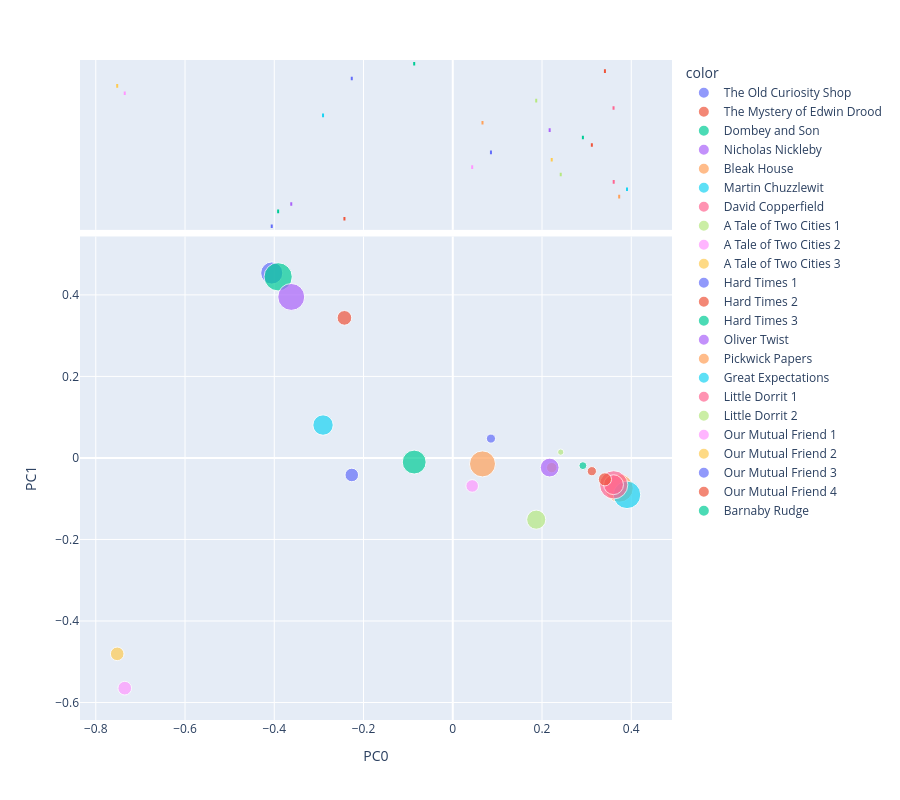

Notebook source saved alongside this figure:
### Code cell
vis_pcs(DCM, 0, 1)

### Figure 1 — Plotly figure (JSON) as saved in the notebook; plotly's stock layout.template omitted (floating-point values rounded to 4 significant figures)
{"data": [{"hovertemplate": "<b>%{hovertext}</b><br><br>color=The Old Curiosity Shop<br>PC0=%{x}<br>PC1=%{y}<br>size=%{marker.size}<extra></extra>", "hovertext": ["The Old Curiosity ShopCharles Dickens"], "legendgroup": "The Old Curiosity Shop", "marker": {"color": "#636efa", "size": [218729], "sizemode": "area", "sizeref": 894.5, "symbol": "circle"}, "mode": "markers", "name": "The Old Curiosity Shop", "orientation": "v", "showlegend": true, "type": "scatter", "x": [-0.4057], "xaxis": "x", "y": [0.4537], "yaxis": "y"}, {"alignmentgroup": "True", "hovertemplate": "<b>%{hovertext}</b><br><br>color=The Old Curiosity Shop<br>PC0=%{x}<extra></extra>", "hovertext": ["The Old Curiosity ShopCharles Dickens"], "legendgroup": "The Old Curiosity Shop", "marker": {"color": "#636efa", "symbol": "circle"}, "name": "The Old Curiosity Shop", "notched": true, "offsetgroup": "The Old Curiosity Shop", "showlegend": false, "type": "box", "x": [-0.4057], "xaxis": "x2", "yaxis": "y2"}, {"hovertemplate": "<b>%{hovertext}</b><br><br>color=The Mystery of Edwin Drood<br>PC0=%{x}<br>PC1=%{y}<br>size=%{marker.size}<extra></extra>", "hovertext": ["The Mystery of Edwin DroodCharles Dickens"], "legendgroup": "The Mystery of Edwin Drood", "marker": {"color": "#EF553B", "size": [96436], "sizemode": "area", "sizeref": 894.5, "symbol": "circle"}, "mode": "markers", "name": "The Mystery of Edwin Drood", "orientation": "v", "showlegend": true, "type": "scatter", "x": [-0.2428], "xaxis": "x", "y": [0.3436], "yaxis": "y"}, {"alignmentgroup": "True", "hovertemplate": "<b>%{hovertext}</b><br><br>color=The Mystery of Edwin Drood<br>PC0=%{x}<extra></extra>", "hovertext": ["The Mystery of Edwin DroodCharles Dickens"], "legendgroup": "The Mystery of Edwin Drood", "marker": {"color": "#EF553B", "symbol": "circle"}, "name": "The Mystery of Edwin Drood", "notched": true, "offsetgroup": "The Mystery of Edwin Drood", "showlegend": false, "type": "box", "x": [-0.2428], "xaxis": "x2", "yaxis": "y2"}, {"hovertemplate": "<b>%{hovertext}</b><br><br>color=Dombey and Son<br>PC0=%{x}<br>PC1=%{y}<br>size=%{marker.size}<extra></extra>", "hovertext": ["Dombey and SonCharles Dickens"], "legendgroup": "Dombey and Son", "marker": {"color": "#00cc96", "size": [356587], "sizemode": "area", "sizeref": 894.5, "symbol": "circle"}, "mode": "markers", "name": "Dombey and Son", "orientation": "v", "showlegend": true, "type": "scatter", "x": [-0.3913], "xaxis": "x", "y": [0.4443], "yaxis": "y"}, {"alignmentgroup": "True", "hovertemplate": "<b>%{hovertext}</b><br><br>color=Dombey and Son<br>PC0=%{x}<extra></extra>", "hovertext": ["Dombey and SonCharles Dickens"], "legendgroup": "Dombey and Son", "marker": {"color": "#00cc96", "symbol": "circle"}, "name": "Dombey and Son", "notched": true, "offsetgroup": "Dombey and Son", "showlegend": false, "type": "box", "x": [-0.3913], "xaxis": "x2", "yaxis": "y2"}, {"hovertemplate": "<b>%{hovertext}</b><br><br>color=Nicholas Nickleby<br>PC0=%{x}<br>PC1=%{y}<br>size=%{marker.size}<extra></extra>", "hovertext": ["Nicholas NicklebyCharles Dickens"], "legendgroup": "Nicholas Nickleby", "marker": {"color": "#ab63fa", "size": [324259], "sizemode": "area", "sizeref": 894.5, "symbol": "circle"}, "mode": "markers", "name": "Nicholas Nickleby", "orientation": "v", "showlegend": true, "type": "scatter", "x": [-0.362], "xaxis": "x", "y": [0.395], "yaxis": "y"}, {"alignmentgroup": "True", "hovertemplate": "<b>%{hovertext}</b><br><br>color=Nicholas Nickleby<br>PC0=%{x}<extra></extra>", "hovertext": ["Nicholas NicklebyCharles Dickens"], "legendgroup": "Nicholas Nickleby", "marker": {"color": "#ab63fa", "symbol": "circle"}, "name": "Nicholas Nickleby", "notched": true, "offsetgroup": "Nicholas Nickleby", "showlegend": false, "type": "box", "x": [-0.362], "xaxis": "x2", "yaxis": "y2"}, {"hovertemplate": "<b>%{hovertext}</b><br><br>color=Bleak House<br>PC0=%{x}<br>PC1=%{y}<br>size=%{marker.size}<extra></extra>", "hovertext": ["Bleak HouseCharles Dickens"], "legendgroup": "Bleak House", "marker": {"color": "#FFA15A", "size": [354643], "sizemode": "area", "sizeref": 894.5, "symbol": "circle"}, "mode": "markers", "name": "Bleak House", "orientation": "v", "showlegend": true, "type": "scatter", "x": [0.373], "xaxis": "x", "y": [-0.07406], "yaxis": "y"}, {"alignmentgroup": "True", "hovertemplate": "<b>%{hovertext}</b><br><br>color=Bleak House<br>PC0=%{x}<extra></extra>", "hovertext": ["Bleak HouseCharles Dickens"], "legendgroup": "Bleak House", "marker": {"color": "#FFA15A", "symbol": "circle"}, "name": "Bleak House", "notched": true, "offsetgroup": "Bleak House", "showlegend": false, "type": "box", "x": [0.373], "xaxis": "x2", "yaxis": "y2"}, {"hovertemplate": "<b>%{hovertext}</b><br><br>color=Martin Chuzzlewit<br>PC0=%{x}<br>PC1=%{y}<br>size=%{marker.size}<extra></extra>", "hovertext": ["Martin ChuzzlewitCharles Dickens"], "legendgroup": "Martin Chuzzlewit", "marker": {"color": "#19d3f3", "size": [338838], "sizemode": "area", "sizeref": 894.5, "symbol": "circle"}, "mode": "markers", "name": "Martin Chuzzlewit", "orientation": "v", "showlegend": true, "type": "scatter", "x": [0.3905], "xaxis": "x", "y": [-0.09054], "yaxis": "y"}, {"alignmentgroup": "True", "hovertemplate": "<b>%{hovertext}</b><br><br>color=Martin Chuzzlewit<br>PC0=%{x}<extra></extra>", "hovertext": ["Martin ChuzzlewitCharles Dickens"], "legendgroup": "Martin Chuzzlewit", "marker": {"color": "#19d3f3", "symbol": "circle"}, "name": "Martin Chuzzlewit", "notched": true, "offsetgroup": "Martin Chuzzlewit", "showlegend": false, "type": "box", "x": [0.3905], "xaxis": "x2", "yaxis": "y2"}, {"hovertemplate": "<b>%{hovertext}</b><br><br>color=David Copperfield<br>PC0=%{x}<br>PC1=%{y}<br>size=%{marker.size}<extra></extra>", "hovertext": ["David CopperfieldCharles Dickens"], "legendgroup": "David Copperfield", "marker": {"color": "#FF6692", "size": [357805], "sizemode": "area", "sizeref": 894.5, "symbol": "circle"}, "mode": "markers", "name": "David Copperfield", "orientation": "v", "showlegend": true, "type": "scatter", "x": [0.3606], "xaxis": "x", "y": [-0.06594], "yaxis": "y"}, {"alignmentgroup": "True", "hovertemplate": "<b>%{hovertext}</b><br><br>color=David Copperfield<br>PC0=%{x}<extra></extra>", "hovertext": ["David CopperfieldCharles Dickens"], "legendgroup": "David Copperfield", "marker": {"color": "#FF6692", "symbol": "circle"}, "name": "David Copperfield", "notched": true, "offsetgroup": "David Copperfield", "showlegend": false, "type": "box", "x": [0.3606], "xaxis": "x2", "yaxis": "y2"}, {"hovertemplate": "<b>%{hovertext}</b><br><br>color=A Tale of Two Cities 1<br>PC0=%{x}<br>PC1=%{y}<br>size=%{marker.size}<extra></extra>", "hovertext": ["A Tale of Two Cities 1Charles Dickens"], "legendgroup": "A Tale of Two Cities 1", "marker": {"color": "#B6E880", "size": [17520], "sizemode": "area", "sizeref": 894.5, "symbol": "circle"}, "mode": "markers", "name": "A Tale of Two Cities 1", "orientation": "v", "showlegend": true, "type": "scatter", "x": [0.2419], "xaxis": "x", "y": [0.01424], "yaxis": "y"}, {"alignmentgroup": "True", "hovertemplate": "<b>%{hovertext}</b><br><br>color=A Tale of Two Cities 1<br>PC0=%{x}<extra></extra>", "hovertext": ["A Tale of Two Cities 1Charles Dickens"], "legendgroup": "A Tale of Two Cities 1", "marker": {"color": "#B6E880", "symbol": "circle"}, "name": "A Tale of Two Cities 1", "notched": true, "offsetgroup": "A Tale of Two Cities 1", "showlegend": false, "type": "box", "x": [0.2419], "xaxis": "x2", "yaxis": "y2"}, {"hovertemplate": "<b>%{hovertext}</b><br><br>color=A Tale of Two Cities 2<br>PC0=%{x}<br>PC1=%{y}<br>size=%{marker.size}<extra></extra>", "hovertext": ["A Tale of Two Cities 2Charles Dickens"], "legendgroup": "A Tale of Two Cities 2", "marker": {"color": "#FF97FF", "size": [70973], "sizemode": "area", "sizeref": 894.5, "symbol": "circle"}, "mode": "markers", "name": "A Tale of Two Cities 2", "orientation": "v", "showlegend": true, "type": "scatter", "x": [0.04352], "xaxis": "x", "y": [-0.06867], "yaxis": "y"}, {"alignmentgroup": "True", "hovertemplate": "<b>%{hovertext}</b><br><br>color=A Tale of Two Cities 2<br>PC0=%{x}<extra></extra>", "hovertext": ["A Tale of Two Cities 2Charles Dickens"], "legendgroup": "A Tale of Two Cities 2", "marker": {"color": "#FF97FF", "symbol": "circle"}, "name": "A Tale of Two Cities 2", "notched": true, "offsetgroup": "A Tale of Two Cities 2", "showlegend": false, "type": "box", "x": [0.04352], "xaxis": "x2", "yaxis": "y2"}, {"hovertemplate": "<b>%{hovertext}</b><br><br>color=A Tale of Two Cities 3<br>PC0=%{x}<br>PC1=%{y}<br>size=%{marker.size}<extra></extra>", "hovertext": ["A Tale of Two Cities 3Charles Dickens"], "legendgroup": "A Tale of Two Cities 3", "marker": {"color": "#FECB52", "size": [48583], "sizemode": "area", "sizeref": 894.5, "symbol": "circle"}, "mode": "markers", "name": "A Tale of Two Cities 3", "orientation": "v", "showlegend": true, "type": "scatter", "x": [0.2218], "xaxis": "x", "y": [-0.02371], "yaxis": "y"}, {"alignmentgroup": "True", "hovertemplate": "<b>%{hovertext}</b><br><br>color=A Tale of Two Cities 3<br>PC0=%{x}<extra></extra>", "hovertext": ["A Tale of Two Cities 3Charles Dickens"], "legendgroup": "A Tale of Two Cities 3", "marker": {"color": "#FECB52", "symbol": "circle"}, "name": "A Tale of Two Cities 3", "notched": true, "offsetgroup": "A Tale of Two Cities 3", "showlegend": false, "type": "box", "x": [0.2218], "xaxis": "x2", "yaxis": "y2"}, {"hovertemplate": "<b>%{hovertext}</b><br><br>color=Hard Times 1<br>PC0=%{x}<br>PC1=%{y}<br>size=%{marker.size}<extra></extra>", "hovertext": ["Hard Times 1Charles Dickens"], "legendgroup": "Hard Times 1", "marker": {"color": "#636efa", "size": [37258], "sizemode": "area", "sizeref": 894.5, "symbol": "circle"}, "mode": "markers", "name": "Hard Times 1", "orientation": "v", "showlegend": true, "type": "scatter", "x": [0.08556], "xaxis": "x", "y": [0.04749], "yaxis": "y"}, {"alignmentgroup": "True", "hovertemplate": "<b>%{hovertext}</b><br><br>color=Hard Times 1<br>PC0=%{x}<extra></extra>", "hovertext": ["Hard Times 1Charles Dickens"], "legendgroup": "Hard Times 1", "marker": {"color": "#636efa", "symbol": "circle"}, "name": "Hard Times 1", "notched": true, "offsetgroup": "Hard Times 1", "showlegend": false, "type": "box", "x": [0.08556], "xaxis": "x2", "yaxis": "y2"}, {"hovertemplate": "<b>%{hovertext}</b><br><br>color=Hard Times 2<br>PC0=%{x}<br>PC1=%{y}<br>size=%{marker.size}<extra></extra>", "hovertext": ["Hard Times 2Charles Dickens"], "legendgroup": "Hard Times 2", "marker": {"color": "#EF553B", "size": [38341], "sizemode": "area", "sizeref": 894.5, "symbol": "circle"}, "mode": "markers", "name": "Hard Times 2", "orientation": "v", "showlegend": true, "type": "scatter", "x": [0.3117], "xaxis": "x", "y": [-0.03251], "yaxis": "y"}, {"alignmentgroup": "True", "hovertemplate": "<b>%{hovertext}</b><br><br>color=Hard Times 2<br>PC0=%{x}<extra></extra>", "hovertext": ["Hard Times 2Charles Dickens"], "legendgroup": "Hard Times 2", "marker": {"color": "#EF553B", "symbol": "circle"}, "name": "Hard Times 2", "notched": true, "offsetgroup": "Hard Times 2", "showlegend": false, "type": "box", "x": [0.3117], "xaxis": "x2", "yaxis": "y2"}, {"hovertemplate": "<b>%{hovertext}</b><br><br>color=Hard Times 3<br>PC0=%{x}<br>PC1=%{y}<br>size=%{marker.size}<extra></extra>", "hovertext": ["Hard Times 3Charles Dickens"], "legendgroup": "Hard Times 3", "marker": {"color": "#00cc96", "size": [27898], "sizemode": "area", "sizeref": 894.5, "symbol": "circle"}, "mode": "markers", "name": "Hard Times 3", "orientation": "v", "showlegend": true, "type": "scatter", "x": [0.2916], "xaxis": "x", "y": [-0.0189], "yaxis": "y"}, {"alignmentgroup": "True", "hovertemplate": "<b>%{hovertext}</b><br><br>color=Hard Times 3<br>PC0=%{x}<extra></extra>", "hovertext": ["Hard Times 3Charles Dickens"], "legendgroup": "Hard Times 3", "marker": {"color": "#00cc96", "symbol": "circle"}, "name": "Hard Times 3", "notched": true, "offsetgroup": "Hard Times 3", "showlegend": false, "type": "box", "x": [0.2916], "xaxis": "x2", "yaxis": "y2"}, {"hovertemplate": "<b>%{hovertext}</b><br><br>color=Oliver Twist<br>PC0=%{x}<br>PC1=%{y}<br>size=%{marker.size}<extra></extra>", "hovertext": ["Oliver TwistCharles Dickens"], "legendgroup": "Oliver Twist", "marker": {"color": "#ab63fa", "size": [158285], "sizemode": "area", "sizeref": 894.5, "symbol": "circle"}, "mode": "markers", "name": "Oliver Twist", "orientation": "v", "showlegend": true, "type": "scatter", "x": [0.2171], "xaxis": "x", "y": [-0.02358], "yaxis": "y"}, {"alignmentgroup": "True", "hovertemplate": "<b>%{hovertext}</b><br><br>color=Oliver Twist<br>PC0=%{x}<extra></extra>", "hovertext": ["Oliver TwistCharles Dickens"], "legendgroup": "Oliver Twist", "marker": {"color": "#ab63fa", "symbol": "circle"}, "name": "Oliver Twist", "notched": true, "offsetgroup": "Oliver Twist", "showlegend": false, "type": "box", "x": [0.2171], "xaxis": "x2", "yaxis": "y2"}, {"hovertemplate": "<b>%{hovertext}</b><br><br>color=Pickwick Papers<br>PC0=%{x}<br>PC1=%{y}<br>size=%{marker.size}<extra></extra>", "hovertext": ["Pickwick PapersCharles Dickens"], "legendgroup": "Pickwick Papers", "marker": {"color": "#FFA15A", "size": [302611], "sizemode": "area", "sizeref": 894.5, "symbol": "circle"}, "mode": "markers", "name": "Pickwick Papers", "orientation": "v", "showlegend": true, "type": "scatter", "x": [0.06661], "xaxis": "x", "y": [-0.01459], "yaxis": "y"}, {"alignmentgroup": "True", "hovertemplate": "<b>%{hovertext}</b><br><br>color=Pickwick Papers<br>PC0=%{x}<extra></extra>", "hovertext": ["Pickwick PapersCharles Dickens"], "legendgroup": "Pickwick Papers", "marker": {"color": "#FFA15A", "symbol": "circle"}, "name": "Pickwick Papers", "notched": true, "offsetgroup": "Pickwick Papers", "showlegend": false, "type": "box", "x": [0.06661], "xaxis": "x2", "yaxis": "y2"}, {"hovertemplate": "<b>%{hovertext}</b><br><br>color=Great Expectations<br>PC0=%{x}<br>PC1=%{y}<br>size=%{marker.size}<extra></extra>", "hovertext": ["Great ExpectationsCharles Dickens"], "legendgroup": "Great Expectations", "marker": {"color": "#19d3f3", "size": [186085], "sizemode": "area", "sizeref": 894.5, "symbol": "circle"}, "mode": "markers", "name": "Great Expectations", "orientation": "v", "showlegend": true, "type": "scatter", "x": [-0.2907], "xaxis": "x", "y": [0.08071], "yaxis": "y"}, {"alignmentgroup": "True", "hovertemplate": "<b>%{hovertext}</b><br><br>color=Great Expectations<br>PC0=%{x}<extra></extra>", "hovertext": ["Great ExpectationsCharles Dickens"], "legendgroup": "Great Expectations", "marker": {"color": "#19d3f3", "symbol": "circle"}, "name": "Great Expectations", "notched": true, "offsetgroup": "Great Expectations", "showlegend": false, "type": "box", "x": [-0.2907], "xaxis": "x2", "yaxis": "y2"}, {"hovertemplate": "<b>%{hovertext}</b><br><br>color=Little Dorrit 1<br>PC0=%{x}<br>PC1=%{y}<br>size=%{marker.size}<extra></extra>", "hovertext": ["Little Dorrit 1Charles Dickens"], "legendgroup": "Little Dorrit 1", "marker": {"color": "#FF6692", "size": [176354], "sizemode": "area", "sizeref": 894.5, "symbol": "circle"}, "mode": "markers", "name": "Little Dorrit 1", "orientation": "v", "showlegend": true, "type": "scatter", "x": [0.3603], "xaxis": "x", "y": [-0.06557], "yaxis": "y"}, {"alignmentgroup": "True", "hovertemplate": "<b>%{hovertext}</b><br><br>color=Little Dorrit 1<br>PC0=%{x}<extra></extra>", "hovertext": ["Little Dorrit 1Charles Dickens"], "legendgroup": "Little Dorrit 1", "marker": {"color": "#FF6692", "symbol": "circle"}, "name": "Little Dorrit 1", "notched": true, "offsetgroup": "Little Dorrit 1", "showlegend": false, "type": "box", "x": [0.3603], "xaxis": "x2", "yaxis": "y2"}, {"hovertemplate": "<b>%{hovertext}</b><br><br>color=Little Dorrit 2<br>PC0=%{x}<br>PC1=%{y}<br>size=%{marker.size}<extra></extra>", "hovertext": ["Little Dorrit 2Charles Dickens"], "legendgroup": "Little Dorrit 2", "marker": {"color": "#B6E880", "size": [163900], "sizemode": "area", "sizeref": 894.5, "symbol": "circle"}, "mode": "markers", "name": "Little Dorrit 2", "orientation": "v", "showlegend": true, "type": "scatter", "x": [0.187], "xaxis": "x", "y": [-0.1514], "yaxis": "y"}, {"alignmentgroup": "True", "hovertemplate": "<b>%{hovertext}</b><br><br>color=Little Dorrit 2<br>PC0=%{x}<extra></extra>", "hovertext": ["Little Dorrit 2Charles Dickens"], "legendgroup": "Little Dorrit 2", "marker": {"color": "#B6E880", "symbol": "circle"}, "name": "Little Dorrit 2", "notched": true, "offsetgroup": "Little Dorrit 2", "showlegend": false, "type": "box", "x": [0.187], "xaxis": "x2", "yaxis": "y2"}, {"hovertemplate": "<b>%{hovertext}</b><br><br>color=Our Mutual Friend 1<br>PC0=%{x}<br>PC1=%{y}<br>size=%{marker.size}<extra></extra>", "hovertext": ["Our Mutual Friend 1Charles Dickens"], "legendgroup": "Our Mutual Friend 1", "marker": {"color": "#FF97FF", "size": [83928], "sizemode": "area", "sizeref": 894.5, "symbol": "circle"}, "mode": "markers", "name": "Our Mutual Friend 1", "orientation": "v", "showlegend": true, "type": "scatter", "x": [-0.7351], "xaxis": "x", "y": [-0.5648], "yaxis": "y"}, {"alignmentgroup": "True", "hovertemplate": "<b>%{hovertext}</b><br><br>color=Our Mutual Friend 1<br>PC0=%{x}<extra></extra>", "hovertext": ["Our Mutual Friend 1Charles Dickens"], "legendgroup": "Our Mutual Friend 1", "marker": {"color": "#FF97FF", "symbol": "circle"}, "name": "Our Mutual Friend 1", "notched": true, "offsetgroup": "Our Mutual Friend 1", "showlegend": false, "type": "box", "x": [-0.7351], "xaxis": "x2", "yaxis": "y2"}, {"hovertemplate": "<b>%{hovertext}</b><br><br>color=Our Mutual Friend 2<br>PC0=%{x}<br>PC1=%{y}<br>size=%{marker.size}<extra></extra>", "hovertext": ["Our Mutual Friend 2Charles Dickens"], "legendgroup": "Our Mutual Friend 2", "marker": {"color": "#FECB52", "size": [82882], "sizemode": "area", "sizeref": 894.5, "symbol": "circle"}, "mode": "markers", "name": "Our Mutual Friend 2", "orientation": "v", "showlegend": true, "type": "scatter", "x": [-0.752], "xaxis": "x", "y": [-0.4806], "yaxis": "y"}, {"alignmentgroup": "True", "hovertemplate": "<b>%{hovertext}</b><br><br>color=Our Mutual Friend 2<br>PC0=%{x}<extra></extra>", "hovertext": ["Our Mutual Friend 2Charles Dickens"], "legendgroup": "Our Mutual Friend 2", "marker": {"color": "#FECB52", "symbol": "circle"}, "name": "Our Mutual Friend 2", "notched": true, "offsetgroup": "Our Mutual Friend 2", "showlegend": false, "type": "box", "x": [-0.752], "xaxis": "x2", "yaxis": "y2"}, {"hovertemplate": "<b>%{hovertext}</b><br><br>color=Our Mutual Friend 3<br>PC0=%{x}<br>PC1=%{y}<br>size=%{marker.size}<extra></extra>", "hovertext": ["Our Mutual Friend 3Charles Dickens"], "legendgroup": "Our Mutual Friend 3", "marker": {"color": "#636efa", "size": [82574], "sizemode": "area", "sizeref": 894.5, "symbol": "circle"}, "mode": "markers", "name": "Our Mutual Friend 3", "orientation": "v", "showlegend": true, "type": "scatter", "x": [-0.2263], "xaxis": "x", "y": [-0.04173], "yaxis": "y"}, {"alignmentgroup": "True", "hovertemplate": "<b>%{hovertext}</b><br><br>color=Our Mutual Friend 3<br>PC0=%{x}<extra></extra>", "hovertext": ["Our Mutual Friend 3Charles Dickens"], "legendgroup": "Our Mutual Friend 3", "marker": {"color": "#636efa", "symbol": "circle"}, "name": "Our Mutual Friend 3", "notched": true, "offsetgroup": "Our Mutual Friend 3", "showlegend": false, "type": "box", "x": [-0.2263], "xaxis": "x2", "yaxis": "y2"}, {"hovertemplate": "<b>%{hovertext}</b><br><br>color=Our Mutual Friend 4<br>PC0=%{x}<br>PC1=%{y}<br>size=%{marker.size}<extra></extra>", "hovertext": ["Our Mutual Friend 4Charles Dickens"], "legendgroup": "Our Mutual Friend 4", "marker": {"color": "#EF553B", "size": [77491], "sizemode": "area", "sizeref": 894.5, "symbol": "circle"}, "mode": "markers", "name": "Our Mutual Friend 4", "orientation": "v", "showlegend": true, "type": "scatter", "x": [0.341], "xaxis": "x", "y": [-0.05246], "yaxis": "y"}, {"alignmentgroup": "True", "hovertemplate": "<b>%{hovertext}</b><br><br>color=Our Mutual Friend 4<br>PC0=%{x}<extra></extra>", "hovertext": ["Our Mutual Friend 4Charles Dickens"], "legendgroup": "Our Mutual Friend 4", "marker": {"color": "#EF553B", "symbol": "circle"}, "name": "Our Mutual Friend 4", "notched": true, "offsetgroup": "Our Mutual Friend 4", "showlegend": false, "type": "box", "x": [0.341], "xaxis": "x2", "yaxis": "y2"}, {"hovertemplate": "<b>%{hovertext}</b><br><br>color=Barnaby Rudge<br>PC0=%{x}<br>PC1=%{y}<br>size=%{marker.size}<extra></extra>", "hovertext": ["Barnaby RudgeCharles Dickens"], "legendgroup": "Barnaby Rudge", "marker": {"color": "#00cc96", "size": [255395], "sizemode": "area", "sizeref": 894.5, "symbol": "circle"}, "mode": "markers", "name": "Barnaby Rudge", "orientation": "v", "showlegend": true, "type": "scatter", "x": [-0.08642], "xaxis": "x", "y": [-0.0101], "yaxis": "y"}, {"alignmentgroup": "True", "hovertemplate": "<b>%{hovertext}</b><br><br>color=Barnaby Rudge<br>PC0=%{x}<extra></extra>", "hovertext": ["Barnaby RudgeCharles Dickens"], "legendgroup": "Barnaby Rudge", "marker": {"color": "#00cc96", "symbol": "circle"}, "name": "Barnaby Rudge", "notched": true, "offsetgroup": "Barnaby Rudge", "showlegend": false, "type": "box", "x": [-0.08642], "xaxis": "x2", "yaxis": "y2"}], "layout": {"height": 800, "legend": {"itemsizing": "constant", "title": {"text": "color"}, "tracegroupgap": 0}, "margin": {"t": 60}, "xaxis": {"anchor": "y", "domain": [0, 1], "title": {"text": "PC0"}}, "xaxis2": {"anchor": "y2", "domain": [0, 1], "matches": "x", "showgrid": true, "showticklabels": false}, "yaxis": {"anchor": "x", "domain": [0, 0.7326], "title": {"text": "PC1"}}, "yaxis2": {"anchor": "x2", "domain": [0.7426, 1], "matches": "y2", "showgrid": false, "showline": false, "showticklabels": false, "ticks": ""}}}
